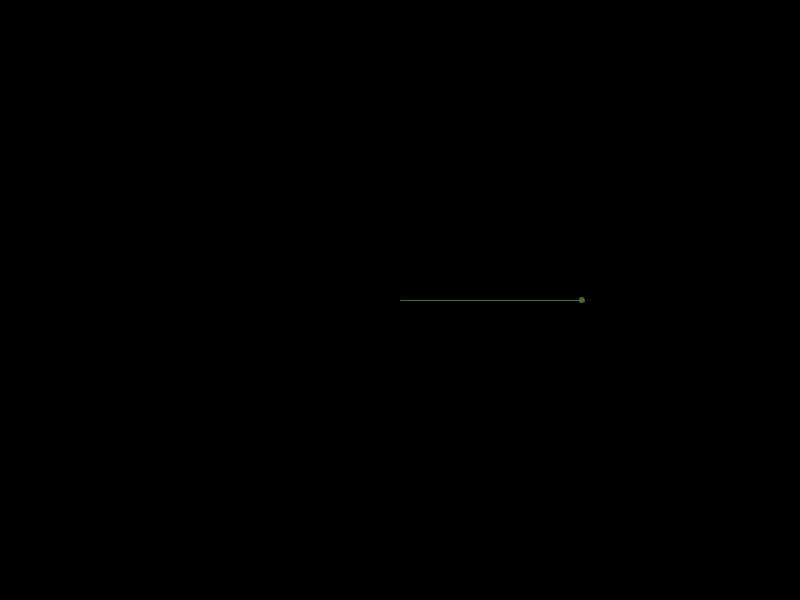
Frame 1 (no input)
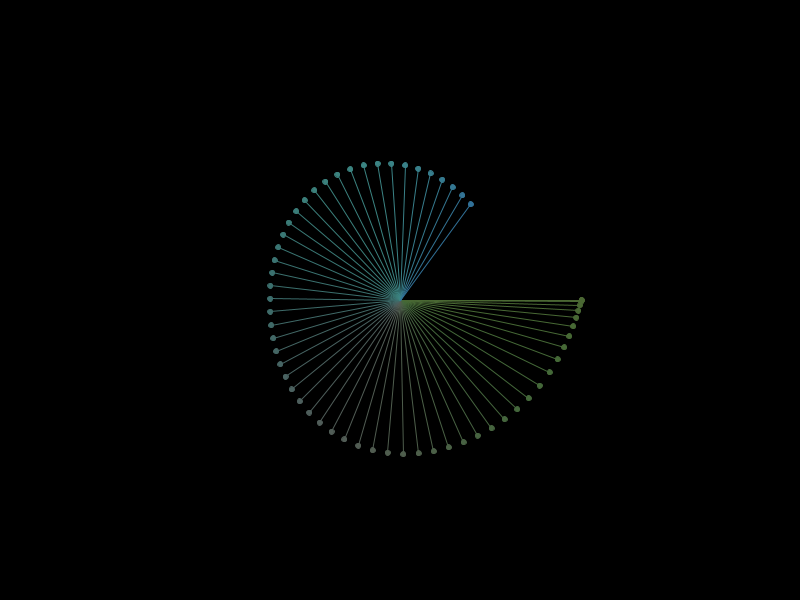
Frame 60 (the mouse pressed at the canvas centre just before this capture)
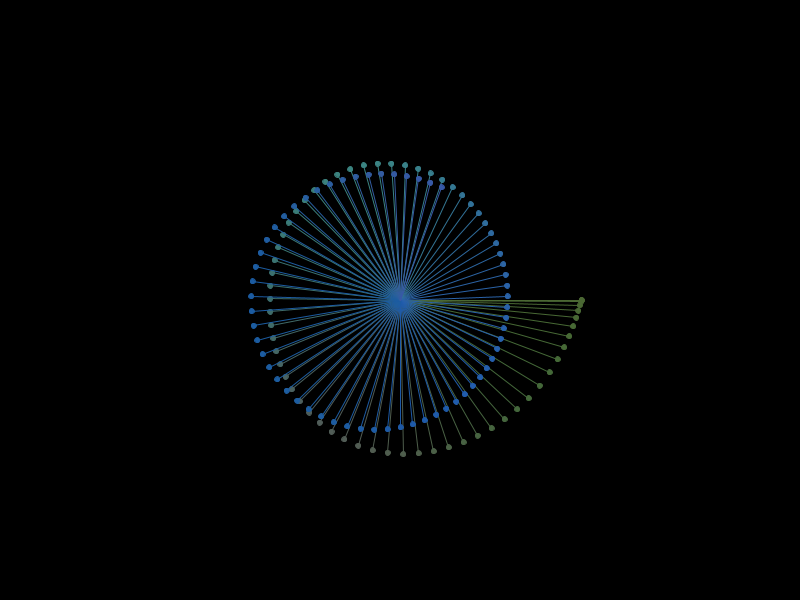
Frame 120 (the mouse held since frame 60 and released just before this capture)

The Processing sketch that drew these frames (run headless with seeded random() and noise(); from frame 60 on, the mouse is pressed at the canvas centre):

// Processing sketch: Spiral
// ── Spiral.pde
float r = 150;
float a = 0;
float aVel = 0.0;
float aAcc = 0.01;

float t=0;
float rT = 10;
float gT = 20;
float bT = 15;

void setup(){
  size(800, 600);
  background(0);
}

void draw(){

  translate(width/2, height/2);
  
  r = noise(t);
  r *= height/2;
  t += 0.01;
  
  float x = r*cos(a);
  float y = r*sin(a);
  
  float red = noise(rT)*255;
  float green = noise(gT)*255;
  float blue = noise(bT)*255;
  fill(red, green, blue);
  stroke(red, green, blue);
  
  line(0, 0, x, y);
  ellipse(x, y, 5, 5);
  
  a += aVel;
  aVel += aAcc;
  aVel = constrain(aVel, 0, 0.1);
  
  rT += 0.01;
  bT += 0.01;
  gT += 0.01;
}
